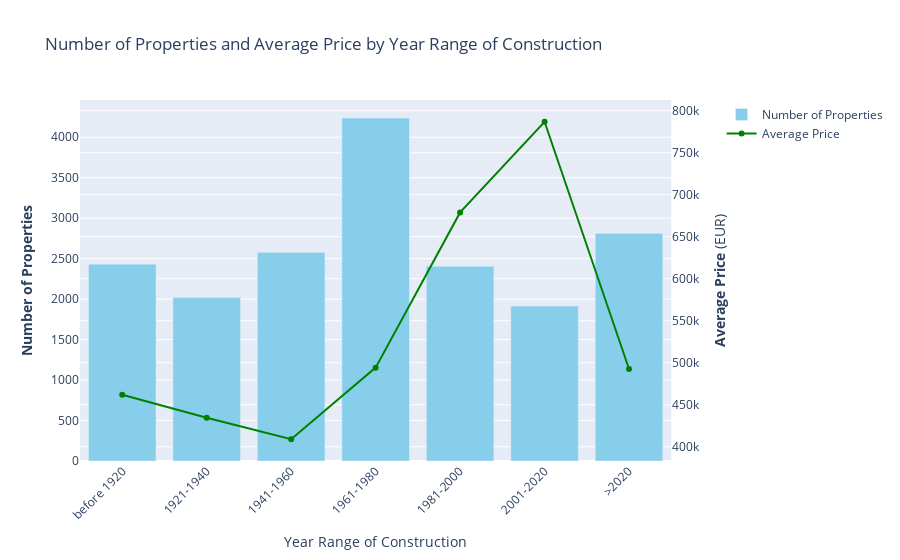

Notebook cell for this chart:
### Code cell
# Assuming 'df' is your DataFrame and it includes 'construction_year' and 'price' columns

# Aggregate data to get count and average price by year category
year_agg = df.groupby('year_category').agg(
    Number_of_Properties=('id', 'count'),
    Average_Price=('price', 'mean')
).reset_index()

# Create a subplot with 2 y-axes
fig = make_subplots(specs=[[{"secondary_y": True}]])

# Add the Number of Properties as a bar chart on the primary y-axis
fig.add_trace(
    go.Bar(x=year_agg['year_category'], y=year_agg['Number_of_Properties'],
           name='Number of Properties', marker_color='skyblue'),
    secondary_y=False,
)

# Add the Average Price as a line chart on the secondary y-axis
fig.add_trace(
    go.Scatter(x=year_agg['year_category'], y=year_agg['Average_Price'],
               name='Average Price', mode='lines+markers', marker_color='green'),
    secondary_y=True,
)

# Add titles and labels
fig.update_layout(
    title_text='Number of Properties and Average Price by Year Range of Construction',
    xaxis_title='Year Range of Construction',
    xaxis_tickangle=-45
)

# Set y-axes titles
fig.update_yaxes(title_text="<b>Number of Properties</b>", secondary_y=False)
fig.update_yaxes(title_text="<b>Average Price</b> (EUR)", secondary_y=True)

fig.show()

### Figure 1 — Plotly figure (JSON) as saved in the notebook; plotly's stock layout.template omitted (floating-point values rounded to 4 significant figures)
{"data": [{"marker": {"color": "skyblue"}, "name": "Number of Properties", "type": "bar", "x": ["before 1920", "1921-1940", "1941-1960", "1961-1980", "1981-2000", "2001-2020", ">2020"], "xaxis": "x", "y": [2432, 2019, 2578, 4237, 2405, 1914, 2813], "yaxis": "y"}, {"marker": {"color": "green"}, "mode": "lines+markers", "name": "Average Price", "type": "scatter", "x": ["before 1920", "1921-1940", "1941-1960", "1961-1980", "1981-2000", "2001-2020", ">2020"], "xaxis": "x", "y": [462000.0, 434500.0, 409000.0, 494200.0, 679000.0, 786900.0, 492600.0], "yaxis": "y2"}], "layout": {"title": {"text": "Number of Properties and Average Price by Year Range of Construction"}, "xaxis": {"anchor": "y", "domain": [0, 0.94], "tickangle": -45, "title": {"text": "Year Range of Construction"}}, "yaxis": {"anchor": "x", "domain": [0, 1], "title": {"text": "<b>Number of Properties</b>"}}, "yaxis2": {"anchor": "x", "overlaying": "y", "side": "right", "title": {"text": "<b>Average Price</b> (EUR)"}}}}
